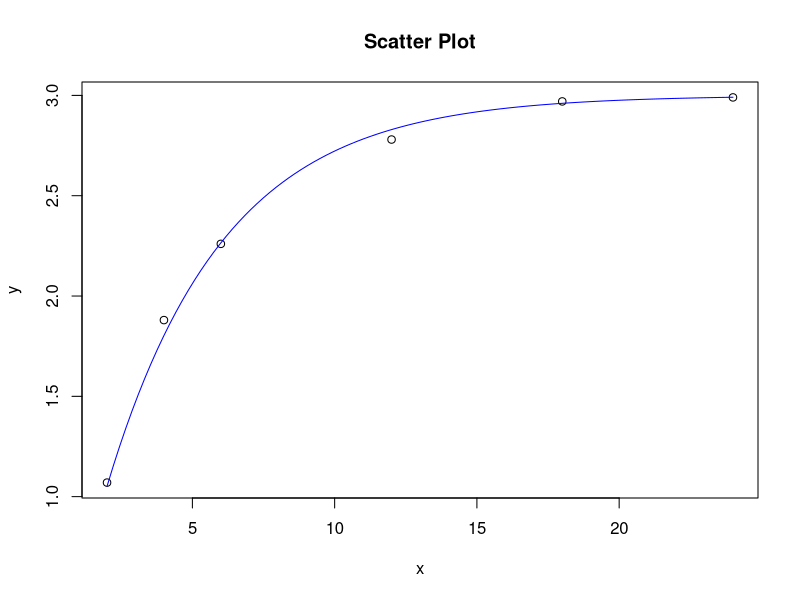
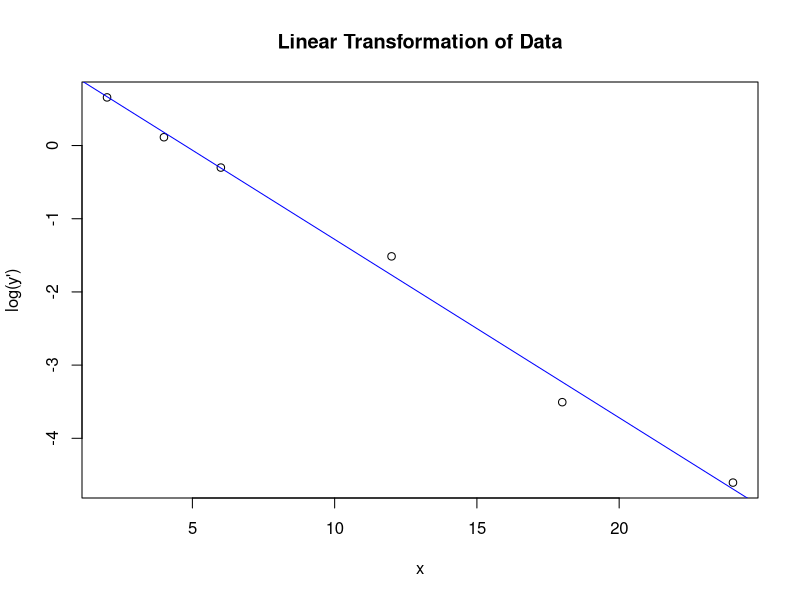
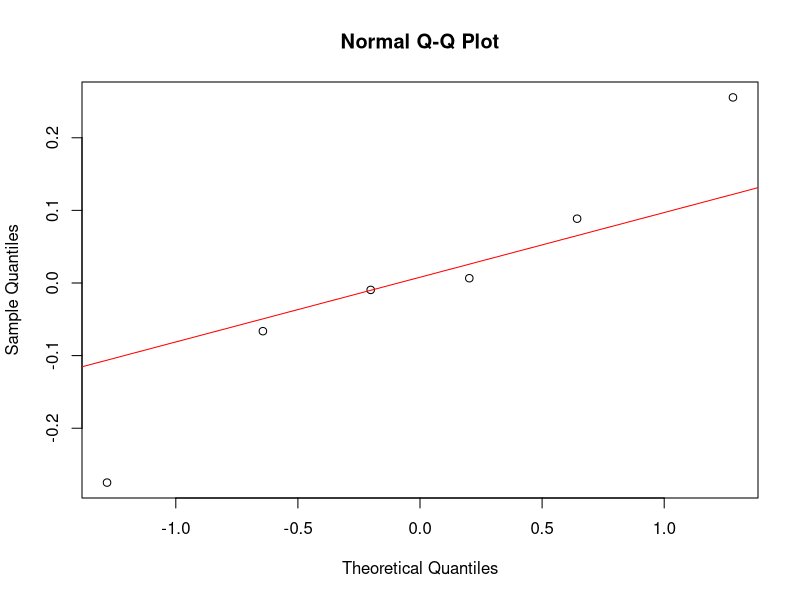
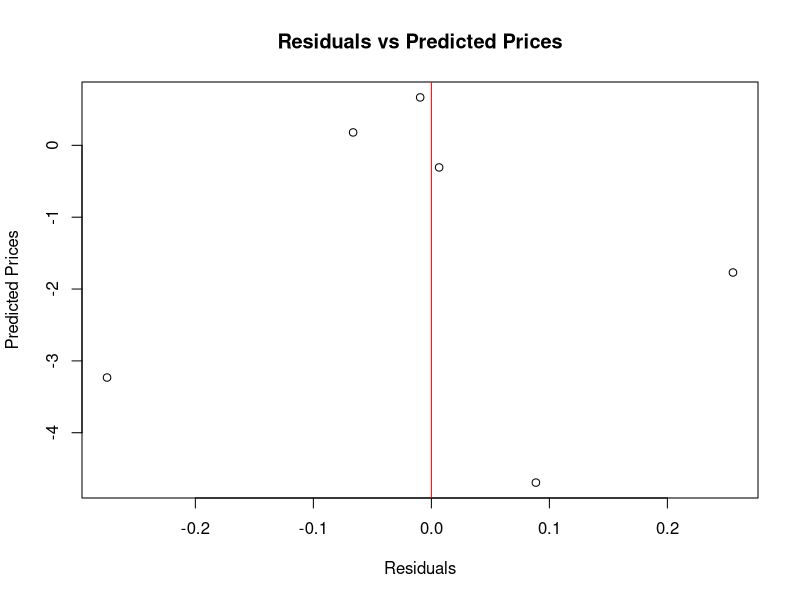
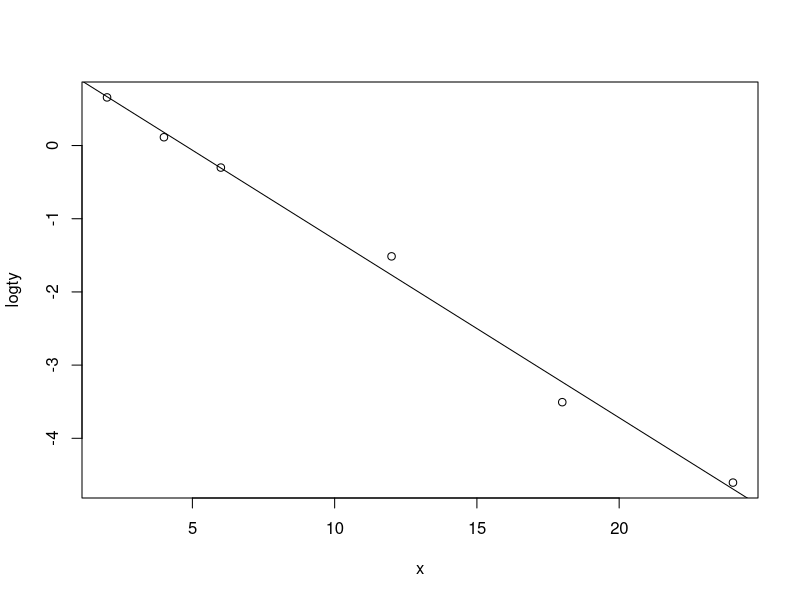
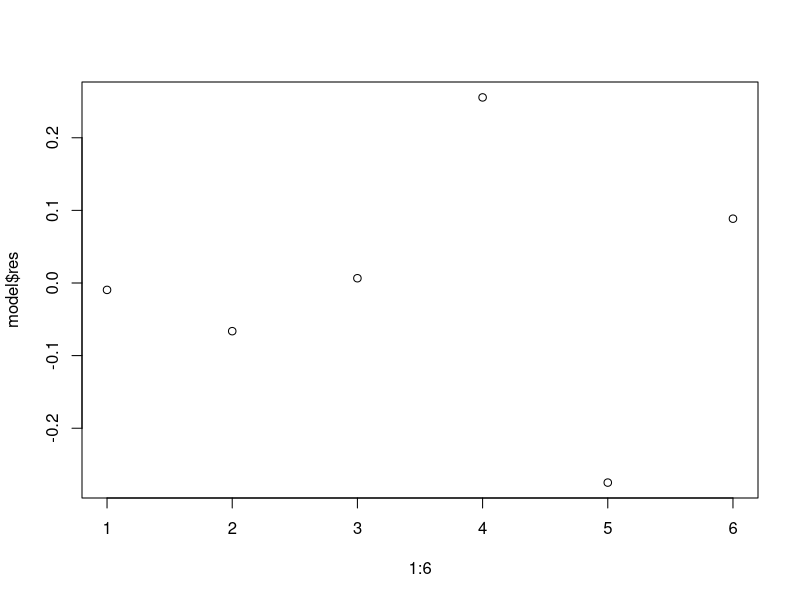
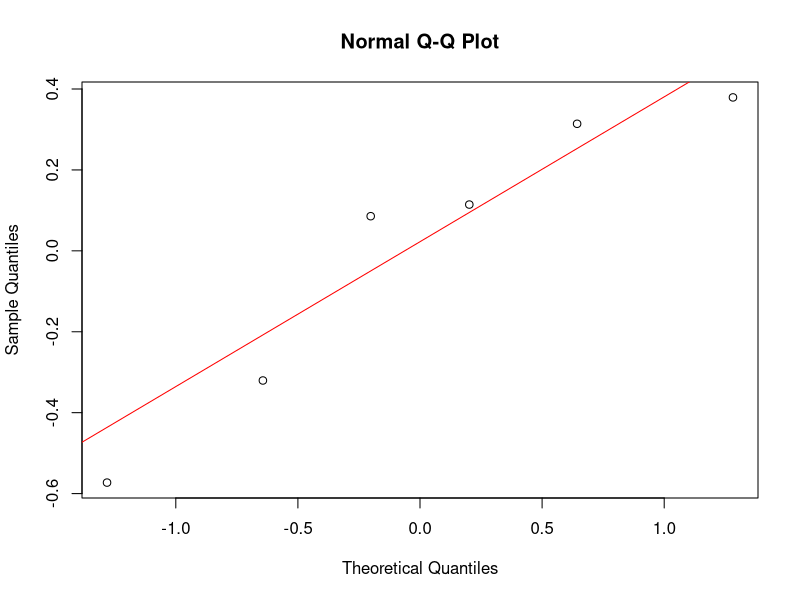
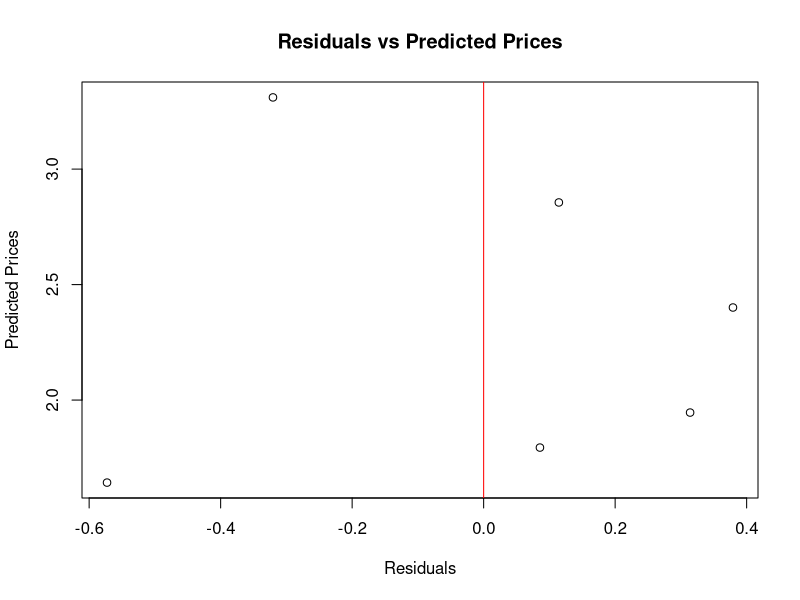

Here is the R script that generated these plots, in order:
x<-c(2,4,6,12,18,24)
y<-c(1.07,1.88,2.26,2.78,2.97,2.99)
logty<-log(3-y)
model<-lm(logty~x)
summary(model)

a<-exp(coef(model)[1])
b<-coef(model)[2]

plot(x,y,main="Scatter Plot", xlab="x", ylab="y")
curve(3-a*exp(b*x),add=TRUE,col="blue")
#lines(x, fitted(nls(y~3-a*exp(b*x),start=list(a=1, b=-0.1))),col="red")

plot(x, logty, main="Linear Transformation of Data", xlab="x", ylab="log(y')")
abline(model,col="blue")

qqnorm(residuals(model))
qqline(residuals(model),col="red")

plot(residuals(model),fitted(model), main="Residuals vs Predicted Prices", ylab="Predicted Prices",xlab="Residuals")
abline(v=0,col="red")

plot(x,logty)
abline(model)

plot(1:6,model$res)

confint(model)
              

plogyp<-predict(model, list(x=c(9)),int="p")
plogyp
3-exp(plogyp)
plogyc<-predict(model, list(x=c(9)),int="c")
plogyc
3-exp(plogyc)

model2<-lm(y~x)
qqnorm(residuals(model2))
qqline(residuals(model2),col="red")
shapiro.test(residuals(model2))
ks.test(model2$res,"pnorm",mean(model2$res),sd(model2$res))

plot(residuals(model2),fitted(model2), main="Residuals vs Predicted Prices", ylab="Predicted Prices",xlab="Residuals")
abline(v=0,col="red")

plot(x,y)
abline(model2)

plot(1:6,model2$res)


